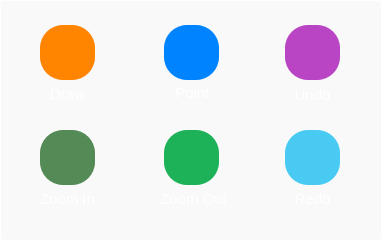
      <widget class="QWidget" name="operationsPane_widget" native="true">
       <property name="geometry">
        <rect>
         <x>973</x>
         <y>146</y>
         <width>382</width>
         <height>241</height>
        </rect>
       </property>
       <property name="styleSheet">
        <string notr="true">background: rgba(228, 228, 228, 0.1);
border: 1.3px solid rgba(255, 255, 255, 1);
border-radius:5px;</string>
       </property>
       <widget class="QGroupBox" name="operationsPane_groupBox">
        <property name="geometry">
         <rect>
          <x>0</x>
          <y>0</y>
          <width>381</width>
          <height>241</height>
         </rect>
        </property>
        <property name="styleSheet">
         <string notr="true">border:none;
background-color:none;
color:rgb(255,255,255)</string>
        </property>
        <property name="title">
         <string/>
        </property>
        <widget class="QPushButton" name="draw_button">
         <property name="geometry">
          <rect>
           <x>40</x>
           <y>25</y>
           <width>55</width>
           <height>55</height>
          </rect>
         </property>
         <property name="styleSheet">
          <string notr="true">QPushButton {

    border-style: outset;
    background-color: #FF8400;
    border-radius: 23px;
   
    }

QPushButton:hover {
   	/*border: 2px solid #000000;*/
    background-color: rgb(255,100,0);
    }
QPushButton:pressed {
    border-style: inset;
       background-color: #FF8400;
    }
</string>
         </property>
         <property name="text">
          <string/>
         </property>
         <property name="icon">
          <iconset resource="resources/img.qrc">
           <normaloff>:/img/Images/09_draw.png</normaloff>
           <normalon>:/img/Images/09_draw.png</normalon>:/img/Images/09_draw.png</iconset>
         </property>
         <property name="iconSize">
          <size>
           <width>24</width>
           <height>24</height>
          </size>
         </property>
        </widget>
        <widget class="QPushButton" name="zoom_in_button">
         <property name="geometry">
          <rect>
           <x>40</x>
           <y>130</y>
           <width>55</width>
           <height>55</height>
          </rect>
         </property>
         <property name="styleSheet">
          <string notr="true">QPushButton {
   
    border-style: outset;
    background-color: #548A56;
	border-radius:23px;
  
    }

QPushButton:hover {
     
     background-color: rgb(60,130,80);
	}
QPushButton:pressed {
    border-style: inset;
   	background-color: #548A56;
    }
</string>
         </property>
         <property name="text">
          <string/>
         </property>
         <property name="icon">
          <iconset resource="resources/img.qrc">
           <normaloff>:/img/Images/09_zoomin.png</normaloff>
           <normalon>:/img/Images/09_zoomin.png</normalon>:/img/Images/09_zoomin.png</iconset>
         </property>
         <property name="iconSize">
          <size>
           <width>24</width>
           <height>24</height>
          </size>
         </property>
         <property name="shortcut">
          <string/>
         </property>
        </widget>
        <widget class="QPushButton" name="point_button">
         <property name="geometry">
          <rect>
           <x>164</x>
           <y>25</y>
           <width>55</width>
           <height>55</height>
          </rect>
         </property>
         <property name="sizePolicy">
          <sizepolicy hsizetype="Minimum" vsizetype="Fixed">
           <horstretch>0</horstretch>
           <verstretch>0</verstretch>
          </sizepolicy>
         </property>
         <property name="styleSheet">
          <string notr="true">QPushButton {
   
    border-style: outset;
    background-color: #0083FF;
	border-radius: 23px;
    
    }

QPushButton:hover {
     
     background-color: rgb(45,90,250);
	}
QPushButton:pressed {
    border-style: inset;
   	background-color: #0083FF;
    }
</string>
         </property>
         <property name="text">
          <string/>
         </property>
         <property name="icon">
          <iconset resource="resources/img.qrc">
           <normaloff>:/img/Images/09_point.png</normaloff>
           <normalon>:/img/Images/09_point.png</normalon>:/img/Images/09_point.png</iconset>
         </property>
         <property name="iconSize">
          <size>
           <width>24</width>
           <height>24</height>
          </size>
         </property>
         <property name="shortcut">
          <string/>
         </property>
        </widget>
        <widget class="QPushButton" name="undo_button">
         <property name="geometry">
          <rect>
           <x>285</x>
           <y>25</y>
           <width>55</width>
           <height>55</height>
          </rect>
         </property>
         <property name="styleSheet">
          <string notr="true">QPushButton {
    border-style: outset;
    background-color: #B944C4;
	border-radius: 23px;
   
    }

QPushButton:hover {
     background-color: rgb(160,50,180);
     
     
	}
QPushButton:pressed {
    border-style: inset;
   	background-color: #B944C4;
    }
</string>
         </property>
         <property name="text">
          <string/>
         </property>
         <property name="icon">
          <iconset resource="resources/img.qrc">
           <normaloff>:/img/Images/09_undo.png</normaloff>
           <normalon>:/img/Images/09_undo.png</normalon>:/img/Images/09_undo.png</iconset>
         </property>
         <property name="iconSize">
          <size>
           <width>24</width>
           <height>24</height>
          </size>
         </property>
         <property name="shortcut">
          <string/>
         </property>
        </widget>
        <widget class="QPushButton" name="zoom_out_button">
         <property name="geometry">
          <rect>
           <x>164</x>
           <y>130</y>
           <width>55</width>
           <height>55</height>
          </rect>
         </property>
         <property name="styleSheet">
          <string notr="true">QPushButton {
    
    border-style: outset;
    background-color: #1DB158;
	border-radius: 23px;
    
    }

QPushButton:hover {
     background-color: rgb(30,145,80);
     
	}
QPushButton:pressed {
    border-style: inset;
   	background-color: #1DB158;
    }
</string>
         </property>
         <property name="text">
          <string/>
         </property>
         <property name="icon">
          <iconset resource="resources/img.qrc">
           <normaloff>:/img/Images/09_zoomout.png</normaloff>
           <normalon>:/img/Images/09_zoomout.png</normalon>:/img/Images/09_zoomout.png</iconset>
         </property>
         <property name="iconSize">
          <size>
           <width>24</width>
           <height>24</height>
          </size>
         </property>
         <property name="shortcut">
          <string/>
         </property>
        </widget>
        <widget class="QPushButton" name="redo_button">
         <property name="geometry">
          <rect>
           <x>285</x>
           <y>130</y>
           <width>55</width>
           <height>55</height>
          </rect>
         </property>
         <property name="styleSheet">
          <string notr="true">QPushButton {
    border-style: outset;
    background-color: #48CAF3;
	border-radius: 23px;
  
    }

QPushButton:hover {
     background-color: rgb(0,185,255);
     
	}
QPushButton:pressed {
    border-style: inset;
   	background-color: #48CAF3;
    }
</string>
         </property>
         <property name="text">
          <string/>
         </property>
         <property name="icon">
          <iconset resource="resources/img.qrc">
           <normaloff>:/img/Images/09_redo.png</normaloff>
           <normalon>:/img/Images/09_redo.png</normalon>:/img/Images/09_redo.png</iconset>
         </property>
         <property name="iconSize">
          <size>
           <width>24</width>
           <height>24</height>
          </size>
         </property>
         <property name="shortcut">
          <string/>
         </property>
        </widget>
        <widget class="QPushButton" name="drawText_button">
         <property name="geometry">
          <rect>
           <x>42</x>
           <y>83</y>
           <width>51</width>
           <height>21</height>
          </rect>
         </property>
         <property name="font">
          <font>
           <family>Arial</family>
           <pointsize>11</pointsize>
          </font>
         </property>
         <property name="styleSheet">
          <string notr="true">border:none;
background-color:none;
color:rgb(255,255,255)</string>
         </property>
         <property name="text">
          <string>Draw</string>
         </property>
        </widget>
        <widget class="QPushButton" name="pointText_button">
         <property name="geometry">
          <rect>
           <x>167</x>
           <y>83</y>
           <width>51</width>
           <height>20</height>
          </rect>
         </property>
         <property name="font">
          <font>
           <family>Arial</family>
           <pointsize>11</pointsize>
          </font>
         </property>
         <property name="styleSheet">
          <string notr="true">border:none;
background-color:none;
color:rgb(255,255,255)</string>
         </property>
         <property name="text">
          <string>Point</string>
         </property>
        </widget>
        <widget class="QPushButton" name="undoText_button">
         <property name="geometry">
          <rect>
           <x>287</x>
           <y>83</y>
           <width>51</width>
           <height>23</height>
          </rect>
         </property>
         <property name="font">
          <font>
           <family>Arial</family>
           <pointsize>11</pointsize>
          </font>
         </property>
         <property name="styleSheet">
          <string notr="true">border:none;
background-color:none;</string>
         </property>
         <property name="text">
          <string>Undo</string>
         </property>
        </widget>
        <widget class="QPushButton" name="zoom_outText_button">
         <property name="geometry">
          <rect>
           <x>148</x>
           <y>187</y>
           <width>91</width>
           <height>23</height>
          </rect>
         </property>
         <property name="font">
          <font>
           <family>Arial</family>
           <pointsize>11</pointsize>
          </font>
         </property>
         <property name="styleSheet">
          <string notr="true">border:none;
background-color:none;
color:rgb(255,255,255)</string>
         </property>
         <property name="text">
          <string>Zoom Out</string>
         </property>
        </widget>
        <widget class="QPushButton" name="redoText_button">
         <property name="geometry">
          <rect>
           <x>287</x>
           <y>187</y>
           <width>51</width>
           <height>23</height>
          </rect>
         </property>
         <property name="font">
          <font>
           <family>Arial</family>
           <pointsize>11</pointsize>
          </font>
         </property>
         <property name="styleSheet">
          <string notr="true">border:none;
background-color:none;</string>
         </property>
         <property name="text">
          <string>Redo</string>
         </property>
        </widget>
        <widget class="QPushButton" name="zoom_inText_button">
         <property name="geometry">
          <rect>
           <x>32</x>
           <y>187</y>
           <width>71</width>
           <height>23</height>
          </rect>
         </property>
         <property name="font">
          <font>
           <family>Arial</family>
           <pointsize>11</pointsize>
          </font>
         </property>
         <property name="styleSheet">
          <string notr="true">border:none;
background-color:none;
color:rgb(255,255,255)
</string>
         </property>
         <property name="text">
          <string>Zoom In</string>
         </property>
        </widget>
        <widget class="QPushButton" name="expandPane_button">
         <property name="geometry">
          <rect>
           <x>180</x>
           <y>215</y>
           <width>21</width>
           <height>21</height>
          </rect>
         </property>
         <property name="text">
          <string/>
         </property>
         <property name="icon">
          <iconset resource="resources/img.qrc">
           <normaloff>:/img/Images/10_uparrow.png</normaloff>
           <normalon>:/img/Images/10_uparrow.png</normalon>:/img/Images/10_uparrow.png</iconset>
         </property>
        </widget>
       </widget>
      </widget>
